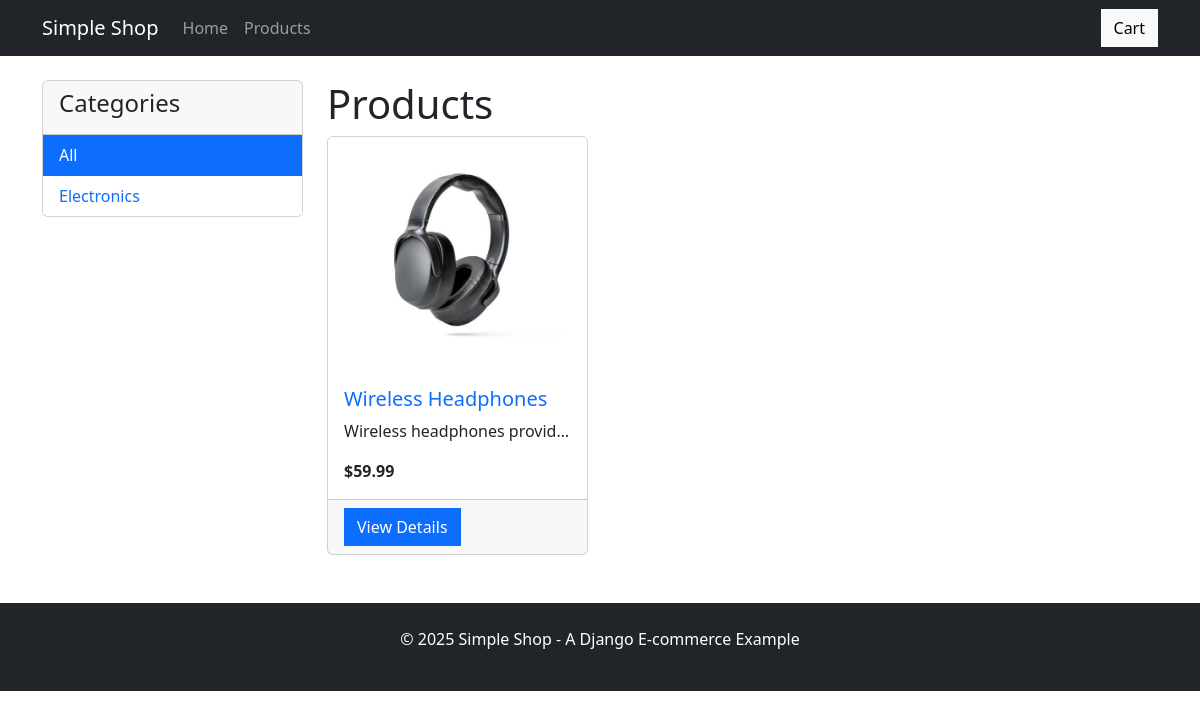
The page / on the database its author committed.
### products/models.py (models this page shows, shortened)
class Category(models.Model):
    name = models.CharField(max_length=200)
    slug = models.SlugField(max_length=200, unique=True)
    class Meta:
        ordering = ['name']
        verbose_name_plural = 'categories'
    def get_absolute_url(self):
        return reverse('products:product_list_by_category', args=[self.slug])

class Product(models.Model):
    category = models.ForeignKey(Category, related_name='products', on_delete=models.CASCADE)
    name = models.CharField(max_length=200)
    slug = models.SlugField(max_length=200, unique=True)
    image = models.ImageField(upload_to='products/%Y/%m/%d', blank=True)
    description = models.TextField(blank=True)
    price = models.DecimalField(max_digits=10, decimal_places=2)
    available = models.BooleanField(default=True)
    created = models.DateTimeField(auto_now_add=True)
    updated = models.DateTimeField(auto_now=True)
    class Meta:
        ordering = ['name']
    def get_absolute_url(self):
        return reverse('products:product_detail', args=[self.id, self.slug])

### products/views.py (the view)
# urls.py: path('', views.product_list, name='product_list'),
def product_list(request, category_slug=None):
    category = None
    categories = Category.objects.all()
    products = Product.objects.filter(available=True)
    if category_slug:
        category = get_object_or_404(Category, slug=category_slug)
        products = products.filter(category=category)
    return render(request, 'products/product_list.html', {
        'category': category,
        'categories': categories,
        'products': products
    })

### cart/cart.py (called while the page is built)
    def __len__(self):
        return sum(item['quantity'] for item in self.cart.values())

### cart/context_processors.py (called while the page is built)
def cart_total_quantity(request):
    cart = Cart(request)
    return {'cart_total_quantity': len(cart)}

### templates/products/product_list.html (shortened to what this page needs)
{% extends "base.html" %}
{% block content %}
    <div class="row">
        <div class="col-md-3">
            <div class="card mb-4">
                <div class="card-header">
                    <h4>Categories</h4>
                </div>
                <ul class="list-group list-group-flush">
                    <li class="list-group-item {% if not category %}active{% endif %}">
                        <a href="{% url 'products:product_list' %}" class="{% if not category %}text-white{% endif %} text-decoration-none">All</a>
                    </li>
                    {% for c in categories %}
                        <li class="list-group-item {% if category.slug == c.slug %}active{% endif %}">
                            <a href="{{ c.get_absolute_url }}" class="{% if category.slug == c.slug %}text-white{% endif %} text-decoration-none">{{ c.name }}</a>
                        </li>
                    {% endfor %}
                </ul>
            </div>
        </div>
        <div class="col-md-9">
            <h1>{% if category %}{{ category.name }}{% else %}Products{% endif %}</h1>
            <div class="row row-cols-1 row-cols-md-3 g-4">
                {% for product in products %}
                    <div class="col">
                        <div class="card h-100">
                            {% if product.image %}
                                <img src="{{ product.image.url }}" class="card-img-top" alt="{{ product.name }}">
                            {% else %}
                                <div class="bg-light text-center p-5">No image</div>
                            {% endif %}
                            <div class="card-body">
                                <h5 class="card-title">
                                    <a href="{{ product.get_absolute_url }}" class="text-decoration-none">{{ product.name }}</a>
                                </h5>
                                <p class="card-text text-truncate">{{ product.description }}</p>
                                <p class="card-text fw-bold">${{ product.price }}</p>
                            </div>
                            <div class="card-footer">
                                <a href="{{ product.get_absolute_url }}" class="btn btn-primary">View Details</a>
                            </div>
                        </div>
                    </div>
                {% endfor %}
            </div>
        </div>
    </div>
{% endblock %}

### templates/base.html (shortened to what this page needs)
<!DOCTYPE html>
<html>
<head>
    <link rel="stylesheet" href="https://cdnjs.cloudflare.com/ajax/libs/bootstrap/5.3.0/css/bootstrap.min.css">
    <link rel="stylesheet" href="/static/css/style.css">
</head>
<body>
    <nav class="navbar navbar-expand-lg navbar-dark bg-dark">
        <div class="container">
            <a class="navbar-brand" href="/">Simple Shop</a>
            <div class="collapse navbar-collapse" id="navbarNav">
                <ul class="navbar-nav me-auto">
                    <li class="nav-item">
                        <a class="nav-link" href="/">Home</a>
                    </li>
                    <li class="nav-item">
                        <a class="nav-link" href="{% url 'products:product_list' %}">Products</a>
                    </li>
                </ul>
                <div class="d-flex">
                    <a href="{% url 'cart:cart_detail' %}" class="btn btn-light">
                        Cart
                    </a>
                </div>
            </div>
        </div>
    </nav>
    <div class="container my-4">
        {% block content %}
        {% endblock %}
    </div>
    <footer class="bg-dark text-white py-4 mt-5">
        <div class="container text-center">
            <p>© 2025 Simple Shop - A Django E-commerce Example</p>
        </div>
    </footer>
</body>
</html>

### static/css/style.css (style rules this page uses)
.card { transition: transform 0.3s ease, box-shadow 0.3s ease; }
.btn { border-radius: 0; }

### rows shown on the page
Category: name "Electronics"
Product: image (picture), name "Wireless Headphones", description "Wireless headphones provid…", price "59.99"
